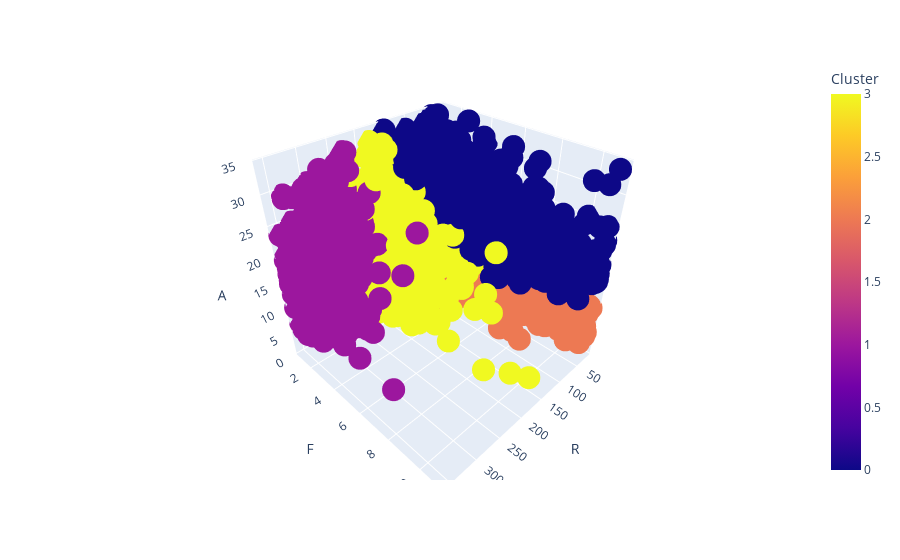

The cell this chart's notebook holds for it:
### Code cell
fig = px.scatter_3d(rfa_final, x='R', y='F', z='A', color='Cluster')
fig.show()

### Figure 1 — Plotly figure (JSON) as saved in the notebook; plotly's stock layout.template omitted (floating-point values rounded to 4 significant figures; data arrays with more than 128 entries replaced by an {"elided": "..."} marker saying what was removed)
{"data": [{"hovertemplate": "R=%{x}<br>F=%{y}<br>A=%{z}<br>Cluster=%{marker.color}<extra></extra>", "legendgroup": "", "marker": {"color": {"elided": "3628 int values"}, "coloraxis": "coloraxis", "symbol": "circle"}, "mode": "markers", "name": "", "scene": "scene", "showlegend": false, "type": "scatter3d", "x": {"elided": "3628 float values"}, "y": {"elided": "3628 int values"}, "z": {"elided": "3628 float values"}}], "layout": {"coloraxis": {"colorbar": {"title": {"text": "Cluster"}}, "colorscale": [[0, "#0d0887"], [0.1111, "#46039f"], [0.2222, "#7201a8"], [0.3333, "#9c179e"], [0.4444, "#bd3786"], [0.5556, "#d8576b"], [0.6667, "#ed7953"], [0.7778, "#fb9f3a"], [0.8889, "#fdca26"], [1, "#f0f921"]]}, "legend": {"tracegroupgap": 0}, "margin": {"t": 60}, "scene": {"domain": {"x": [0, 1], "y": [0, 1]}, "xaxis": {"title": {"text": "R"}}, "yaxis": {"title": {"text": "F"}}, "zaxis": {"title": {"text": "A"}}}}}
